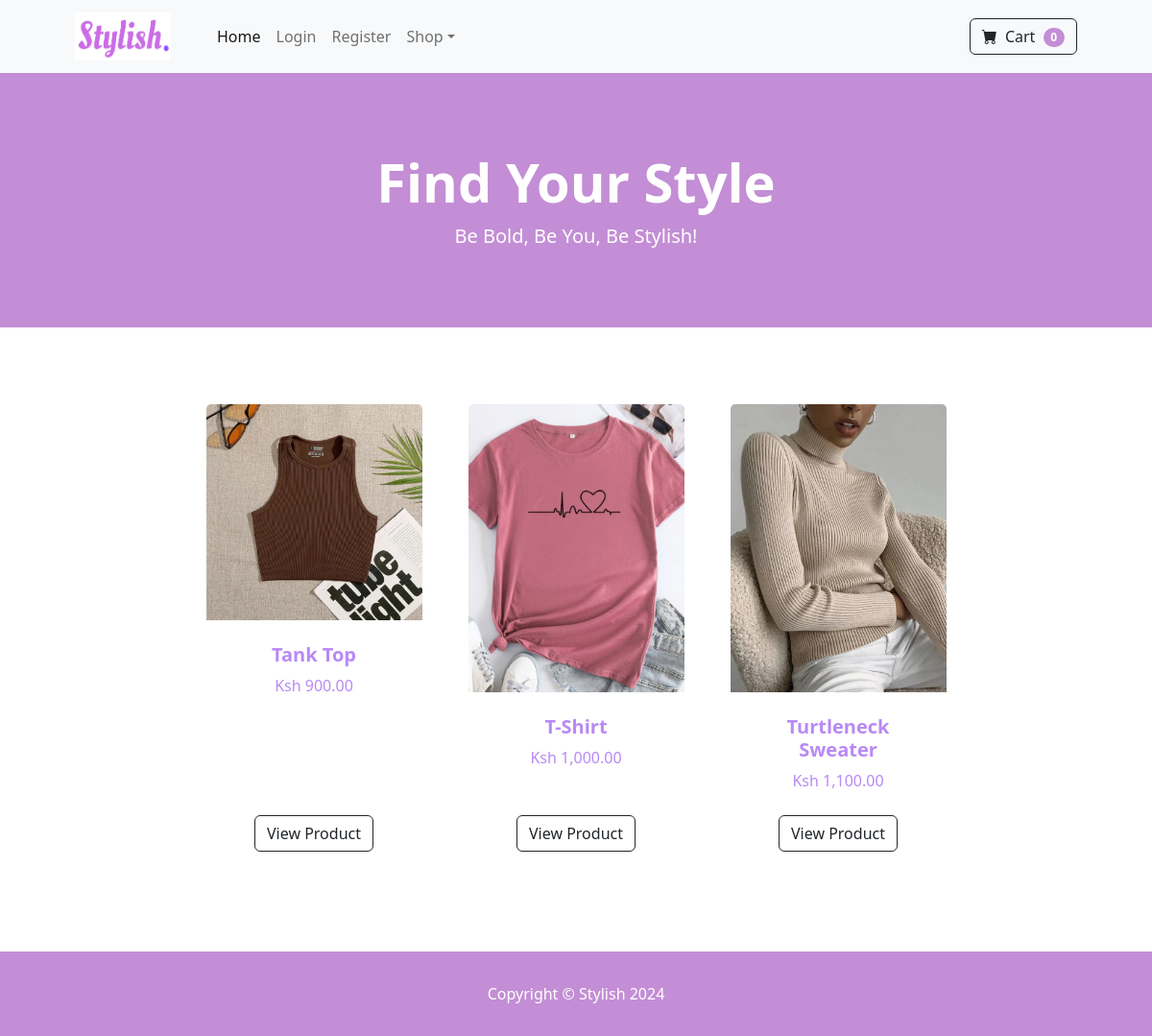
The app's page /category/Tops with its own data.
### fashion/models.py (models this page shows, shortened)
class Product(models.Model):
    name = models.CharField(max_length=100)
    price = models.DecimalField(default=0, decimal_places=2, max_digits=10)
    category = models.ForeignKey(Category, on_delete=models.CASCADE, default=1)
    description  = models.CharField(max_length=300, default='', blank=True, null=True)
    image = models.ImageField(upload_to='uploads/product/')

### fashion/views.py (the view)
# urls.py: path("category/<str:foo>", views.category, name="category")
def category(request, foo):
    foo = foo.replace('-', ' ')
    try:
        category = Category.objects.get(name=foo)
        products = Product.objects.filter(category=category)
        return render(request, "fashion/category.html", {
            "products":  products,
            "category": category
        })
    except:
          messages.success(request, ("Ooops! The Category Is Not Available"))
          return redirect("home")

### cart/cart.py (called while the page is built)
    def __len__(self):
        return len(self.cart)

### cart/context_processors.py (called while the page is built)
def cart(request):
    return {"cart": Cart(request)}

### fashion/templates/fashion/category.html (shortened to what this page needs)
{% load static %}
    {% include "fashion/layout.html" %}
    <body>
        {% block body %}
        {% load static %}
        <header class="bg-purple py-5">
            <div class="container px-4 px-lg-5 my-5">
                <div class="text-center text-white">
                    <h1 class="display-4 fw-bolder">Find Your Style</h1>
                    <p class="lead fw-normal text-white-50 mb-0">Be Bold, Be You, Be Stylish!</p>
                </div>
            </div>
        </header>
        <section class="py-5">
            <div class="container px-4 px-lg-5 mt-5">
                <div class="row gx-4 gx-lg-5 row-cols-2 row-cols-md-3 row-cols-xl-4 justify-content-center">
                    {% for product in products %}
                    <div class="col mb-5">
                        <div class="card h-100">
                            <img class="card-img-top" src="{{ product.image.url }}" alt="..." />
                            <div class="card-body p-4">
                                <div class="text-center">
                                    <h5 class="fw-bolder">{{ product.name }}</h5>
                                    Ksh {{ product.price }}
                                </div>
                            </div>
                            <div class="card-footer p-4 pt-0 border-top-0 bg-transparent">
                                <div class="text-center"><a class="btn btn-outline-dark mt-auto" href="{% url 'product' product.id %}">View Product</a></div>
                            </div>
                        </div>
                    </div>
                    {% endfor %}
                           </div>
            </div>
        </section>
        {% include 'fashion/footer.html' %}
        {% endblock %}
    </body>

### records on screen
Product: image (picture), name "Tank Top", price "900.00"
Product: image (picture), name "T-Shirt", price "1,000.00"
Product: image (picture), name "Turtleneck Sweater", price "1,100.00"

### other values on screen
{{ cart|length }} "0"
